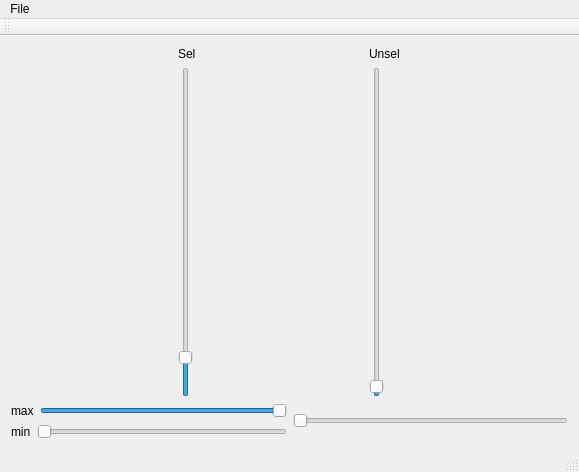
<?xml version="1.0" encoding="UTF-8"?>
<ui version="4.0">
 <class>MainWindow</class>
 <widget class="QMainWindow" name="MainWindow">
  <property name="geometry">
   <rect>
    <x>0</x>
    <y>0</y>
    <width>579</width>
    <height>472</height>
   </rect>
  </property>
  <property name="windowTitle">
   <string>MainWindow</string>
  </property>
  <widget class="QWidget" name="centralWidget">
   <layout class="QVBoxLayout" name="verticalLayout_2">
    <item>
     <layout class="QHBoxLayout" name="horizontalLayout_4">
      <item>
       <layout class="QVBoxLayout" name="verticalLayout">
        <item>
         <widget class="QLabel" name="label">
          <property name="text">
           <string>Sel</string>
          </property>
         </widget>
        </item>
        <item>
         <widget class="QSlider" name="selOpacity">
          <property name="maximum">
           <number>999</number>
          </property>
          <property name="value">
           <number>100</number>
          </property>
          <property name="sliderPosition">
           <number>100</number>
          </property>
          <property name="orientation">
           <enum>Qt::Vertical</enum>
          </property>
         </widget>
        </item>
       </layout>
      </item>
      <item>
       <layout class="QVBoxLayout" name="verticalLayout_3">
        <item>
         <widget class="QLabel" name="label_2">
          <property name="text">
           <string>Unsel</string>
          </property>
         </widget>
        </item>
        <item>
         <widget class="QSlider" name="unselOpacity">
          <property name="maximum">
           <number>999</number>
          </property>
          <property name="value">
           <number>10</number>
          </property>
          <property name="sliderPosition">
           <number>10</number>
          </property>
          <property name="orientation">
           <enum>Qt::Vertical</enum>
          </property>
         </widget>
        </item>
       </layout>
      </item>
      <item>
       <layout class="QVBoxLayout" name="parallelCoordinatesLayout"/>
      </item>
     </layout>
    </item>
    <item>
     <layout class="QHBoxLayout" name="rootLayout">
      <item>
       <layout class="QVBoxLayout" name="correlMatrixLayout">
        <item>
         <layout class="QHBoxLayout" name="horizontalLayout">
          <item>
           <widget class="QLabel" name="maxLabel">
            <property name="text">
             <string>max</string>
            </property>
           </widget>
          </item>
          <item>
           <widget class="QSlider" name="maxSlider">
            <property name="sliderPosition">
             <number>99</number>
            </property>
            <property name="orientation">
             <enum>Qt::Horizontal</enum>
            </property>
           </widget>
          </item>
         </layout>
        </item>
        <item>
         <layout class="QHBoxLayout" name="horizontalLayout_2">
          <item>
           <widget class="QLabel" name="minLabel">
            <property name="text">
             <string>min</string>
            </property>
           </widget>
          </item>
          <item>
           <widget class="QSlider" name="minSlider">
            <property name="value">
             <number>0</number>
            </property>
            <property name="sliderPosition">
             <number>0</number>
            </property>
            <property name="orientation">
             <enum>Qt::Horizontal</enum>
            </property>
           </widget>
          </item>
         </layout>
        </item>
       </layout>
      </item>
      <item>
       <layout class="QVBoxLayout" name="scatterPlotLayout">
        <item>
         <layout class="QHBoxLayout" name="horizontalLayout_3">
          <item>
           <widget class="QSlider" name="horizontalSlider">
            <property name="orientation">
             <enum>Qt::Horizontal</enum>
            </property>
           </widget>
          </item>
         </layout>
        </item>
       </layout>
      </item>
     </layout>
    </item>
   </layout>
  </widget>
  <widget class="QMenuBar" name="menuBar">
   <property name="geometry">
    <rect>
     <x>0</x>
     <y>0</y>
     <width>579</width>
     <height>22</height>
    </rect>
   </property>
   <widget class="QMenu" name="menuFile">
    <property name="title">
     <string>File</string>
    </property>
    <addaction name="actionImport_Data"/>
   </widget>
   <addaction name="menuFile"/>
  </widget>
  <widget class="QToolBar" name="mainToolBar">
   <attribute name="toolBarArea">
    <enum>TopToolBarArea</enum>
   </attribute>
   <attribute name="toolBarBreak">
    <bool>false</bool>
   </attribute>
  </widget>
  <widget class="QStatusBar" name="statusBar"/>
  <action name="actionImport_Data">
   <property name="text">
    <string>Import Data</string>
   </property>
  </action>
 </widget>
 <layoutdefault spacing="6" margin="11"/>
 <resources/>
 <connections/>
</ui>
